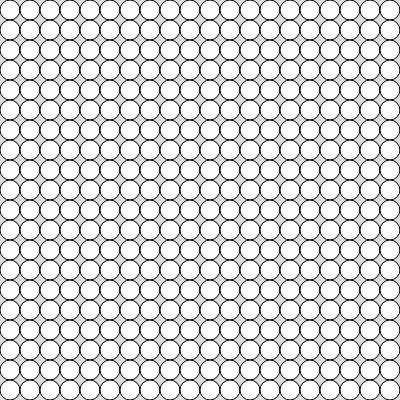
Frame 1 (no input)
Frame 2 (the mouse pressed at the canvas centre, redrawn once): identical to frame 1, image omitted

The p5.js sketch that drew this single still picture (run headless with seeded random() and noise() and a simulated clock; the mouse was pressed at the canvas centre and the sketch redrawn once):

// p5.js sketch
// ── sketch.js
let circlesCount = 20;
let canvasWidth = 400;
let canvasHeight = 400;

let spacing = canvasHeight / circlesCount;
let offset = spacing / 2;

function setup() {
    createCanvas(400, 400);
   noLoop();
   }


function draw() {
    background(220);
    
    for(let i = 0; i < circlesCount; i++) {
        for(let j = 0; j < circlesCount; j++) {
            circle( i*spacing+offset, j*spacing+offset, 20);
        }
    }
}
